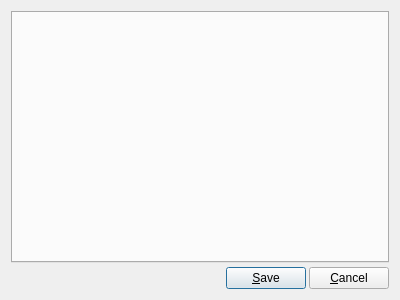
<?xml version="1.0" encoding="UTF-8"?>
<ui version="4.0">
 <class>SettingsDialog</class>
 <widget class="QDialog" name="SettingsDialog">
  <property name="geometry">
   <rect>
    <x>0</x>
    <y>0</y>
    <width>400</width>
    <height>300</height>
   </rect>
  </property>
  <property name="windowTitle">
   <string>Settings</string>
  </property>
  <layout class="QVBoxLayout" name="verticalLayout">
   <property name="spacing">
    <number>4</number>
   </property>
   <item>
    <widget class="QTabWidget" name="tabWidget"/>
   </item>
   <item>
    <layout class="QHBoxLayout" name="horizontalLayout">
     <property name="spacing">
      <number>3</number>
     </property>
     <item>
      <spacer name="horizontalSpacer">
       <property name="orientation">
        <enum>Qt::Horizontal</enum>
       </property>
       <property name="sizeHint" stdset="0">
        <size>
         <width>40</width>
         <height>20</height>
        </size>
       </property>
      </spacer>
     </item>
     <item>
      <widget class="QPushButton" name="buttonSave">
       <property name="text">
        <string>&amp;Save</string>
       </property>
      </widget>
     </item>
     <item>
      <widget class="QPushButton" name="buttonCancel">
       <property name="text">
        <string>&amp;Cancel</string>
       </property>
      </widget>
     </item>
    </layout>
   </item>
  </layout>
 </widget>
 <resources/>
 <connections/>
</ui>
